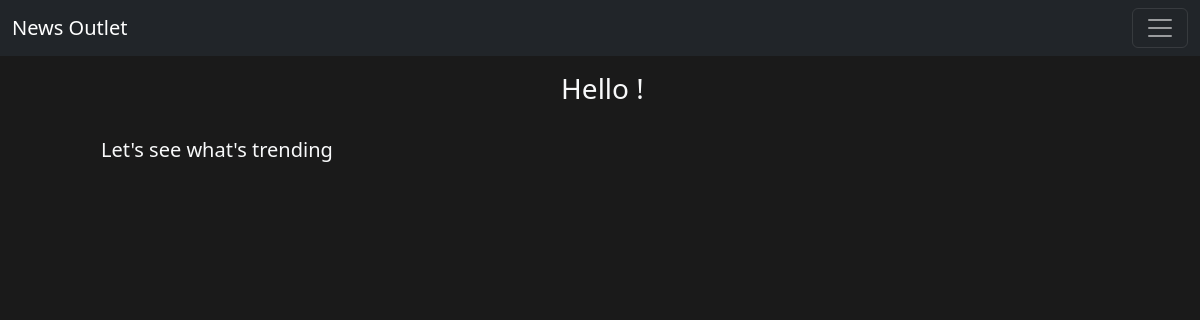
The app's page /, older data.
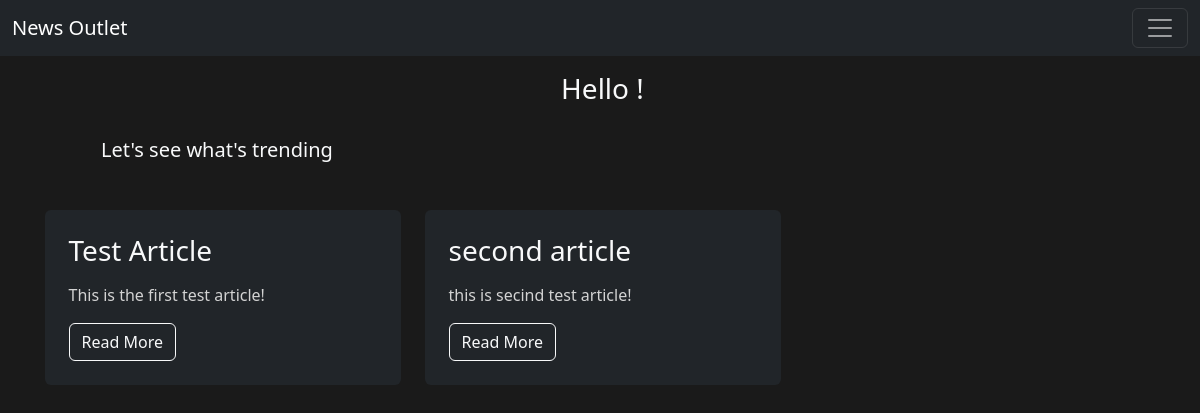
The same page, newer data.
### news_outlet/models.py (models this page shows, shortened)
class Article(models.Model):
    author = models.ForeignKey(User, on_delete=models.CASCADE)
    title = models.CharField(max_length=200)
    created_at = models.DateTimeField(auto_now_add=True)
    content = models.TextField()  # Store the article content in Markdown format
    def get_rendered_content(self):
        return markdown2.markdown(self.content)

### news_outlet/views.py (the view)
# urls.py: path("", views.index, name="index"),
def index(request):
    articles = Article.objects.all()
    context = {'articles': articles}
    return render(request, 'news_outlet/index.html', context)

### news_outlet/templates/news_outlet/index.html
{% extends "news_outlet/layout.html" %}
{% load static %}
{% block body %}
    <br><br><br>
    <div class="d-flex justify-content-center">
        <h3 class="mx-3 text-light">Hello {{ request.user.username }}!</h3>
    </div>
    <br>
    <h5 class="mx-5 px-5 text-light">Let's see what's trending</h5>
    <div class="container mt-5">
        <div class="row">
            {% for article in articles %}
                <div class="col-md-4 mb-4">
                    <div class="bg-dark p-4 rounded">
                        <h3 class="text-light">{{ article.title }}</h3>
                        <p class="text-light">{{ article.get_rendered_content|truncatechars:150|safe }}</p>
                        <a href="{% url 'article_detail' article.pk %}" class="btn btn-outline-light">Read More</a>
                    </div>
                </div>
            {% endfor %}
        </div>
    </div>
{% endblock %}

Row changes from the older to the newer data that the page shows:
added Article: title "Test Article", get_rendered_content "This is the first test article!"
added Article: title "second article", get_rendered_content "this is secind test article!"
